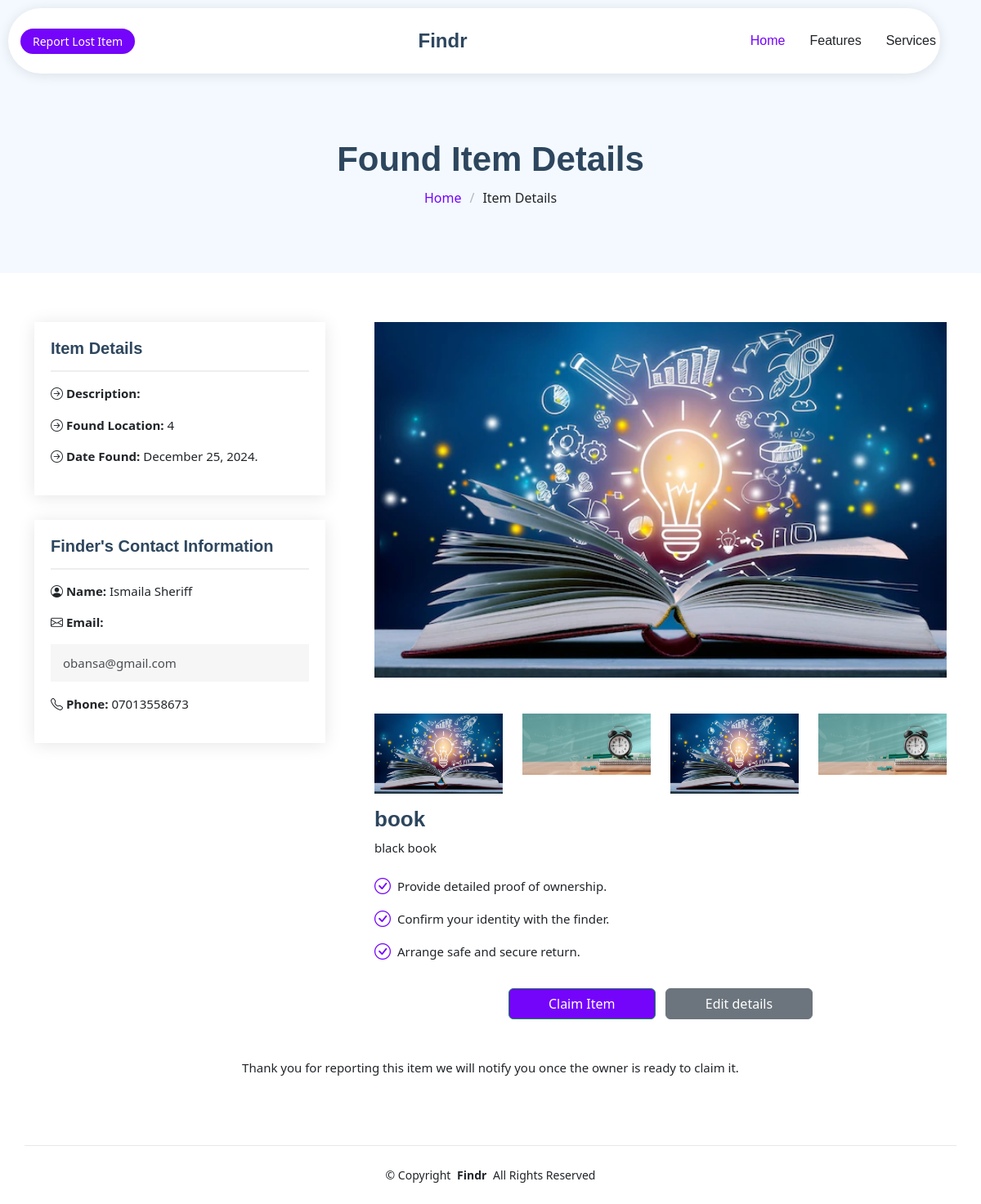
/items/7, run on the app's committed database.
### core/models.py (models this page shows, shortened)
class Item(models.Model):
    STATUS_CHOICES = [
        ('lost', 'Lost'),
        ('found', 'Found'),
        ('returned', 'Returned'),
    ]
    name = models.CharField(max_length=255)
    description = models.TextField()
    location = models.CharField(max_length=1000)
    status = models.CharField(max_length=10, choices=STATUS_CHOICES, default='lost')
    date = models.DateTimeField(auto_now=True)
    date_reported = models.DateTimeField(auto_now_add=True)
    reported_by = models.ForeignKey(User, on_delete=models.CASCADE, related_name="reported_items")
    claimed_by = models.ForeignKey(User, on_delete=models.SET_NULL, blank=True, null=True, related_name="claimed_items")
    contact_email = models.EmailField()
    contact_phone = models.CharField(max_length=15)
    relatives = models.ManyToManyField('self', blank=True)
    questions = models.JSONField(default=list, blank=True)
    answers = models.JSONField(default=list, blank=True)

class UserProfile(models.Model):
    user = models.OneToOneField(User, on_delete=models.CASCADE, related_name='profile')
    matric_no = models.CharField(max_length=30, null=True, blank=True)
    phone_number = models.CharField(max_length=15, blank=True, null=True)

class ItemImage(models.Model):
    item = models.ForeignKey(Item, on_delete=models.CASCADE, related_name='image')
    image = models.ImageField(upload_to="item_images/", blank=True, null=True)
    features = models.JSONField(null=True, blank=True)

### core/views.py (the view)
# urls.py: path('items/<int:item_id>', views.item_details, name='item_details'),
def item_details(request, item_id):
    item = get_object_or_404(Item, id=item_id)
    keywords = extract_object_keywords(item.description)
    return render(request, 'item-details.html', {'item': item, 'obj': keywords})

### core/text_filter.py (called while the page is built)
def extract_object_keywords(object_description):
    description = object_description  # Full descriptive sentence
    tokens = word_tokenize(description)
    tagged = pos_tag(tokens)
    keywords = []
    for word, pos in tagged:
        if pos in {"JJ", "NN", "NNP"} and word.lower() in description.lower():
            keywords.append(word)
    return keywords

### core/templates/item-details.html (shortened to what this page needs)
{% extends 'index.html' %}
{% block content %}
    <div class="page-title light-background">
      <div class="container">
        <h1>Found Item Details</h1>
        <nav class="breadcrumbs">
          <ol>
            <li><a href="index.html">Home</a></li>
            <li class="current">Item Details</li>
          </ol>
        </nav>
      </div>
    </div>
    <section id="service-details" class="service-details section">
      <div class="container">
        <div class="row gy-5">
          <div class="col-lg-4" data-aos="fade-up" data-aos-delay="100">
            <div class="service-box">
              <h4>Item Details</h4>
              <div class="services-list">
                <p><i class="bi bi-arrow-right-circle"></i> <strong>Description:</strong> {{ obj|join:", " }}</p>
                <p><i class="bi bi-arrow-right-circle"></i> <strong>Found Location:</strong> {{item.location}}</p>
                <p><i class="bi bi-arrow-right-circle"></i> <strong>Date Found:</strong>  {{ item.date_reported|date:"F d, Y" }}.</p>
              </div>
            </div>
            <div class="service-box">
              <h4>Finder's Contact Information</h4>
              <div class="services-list">
                <p><i class="bi bi-person-circle"></i> <strong>Name:</strong> {{item.reported_by.first_name}} {{item.reported_by.last_name}}</p>
                <p><i class="bi bi-envelope"></i> <strong>Email:</strong> <a
                    href="mailto:johndoe@example.com">{{item.reported_by.email}}</a></p>
                <p><i class="bi bi-telephone"></i> <strong>Phone:</strong> {{item.reported_by.profile.phone_number}}</p>
              </div>
            </div>
          </div>
          <div class="col-lg-8 ps-lg-5" data-aos="fade-up" data-aos-delay="200">
            {% if item.image.exists%}
              <img
              src="{{item.image.all.0.image.url}}"
              alt="Black Leather Wallet" class="img-fluid services-img" width="100%">
            {% else %}
            <img
              src="https://images.unsplash.com/photo-1676276550341-00e94a953058?q=80&w=2070&auto=format&fit=crop&ixlib=rb-4.0.3&ixid=M3wxMjA3fDB8MHxwaG90by1wYWdlfHx8fGVufDB8fHx8fA%3D%3D"
              alt="Black Leather Wallet" class="img-fluid services-img">
            {% endif %}
            <div class="row mt-4">
              {% for image in item.image.all %}
              <div class="col-6 col-md-3">
                <img
                  src="{{image.image.url}}"
                  alt="Image 1" class="img-fluid mb-3">
              </div>
              {% endfor %}
            </div>
            <h3>{{item.name}}</h3>
            <p>
              {{item.description}}
            </p>
            <ul>
              <li><i class="bi bi-check-circle"></i> <span>Provide detailed proof of ownership.</span></li>
              <li><i class="bi bi-check-circle"></i> <span>Confirm your identity with the finder.</span></li>
              <li><i class="bi bi-check-circle"></i> <span>Arrange safe and secure return.</span></li>
            </ul>
            <div class="text-center mt-4">
              <a href="{% url 'claim'  item.id %}" class="btn btn-success me-2 px-5" style="background-color: #7404FA;"  {% if item.reported_by == request.user %}disabled{%endif%}>Claim Item</a>
              <a href="{% url 'report_id' item.id %}" class="btn btn-secondary px-5 ">Edit details</a>
            </div>
          </div>
        </div>
        <div class="related-items mt-5">
          {% if item.status == 'found' %}
            <p class="text-center mb-4">
              Thank you for reporting this item we will notify you once the owner is ready to claim it.
            </p>
          {% endif %}
        </div>
      </div>
    </section>
{% endblock %}

### core/templates/index.html (shortened to what this page needs)
<!DOCTYPE html>
<html lang="en">
{% load static %}
<head>
  <link href="{% static 'assets/css/font.css' %}" rel="stylesheet">
  <link href="{% static 'assets/vendor/bootstrap/css/bootstrap.min.css' %}" rel="stylesheet">
  <link href="{% static 'assets/vendor/bootstrap-icons/bootstrap-icons.css' %}" rel="stylesheet">
  <link href="{% static 'assets/vendor/aos/aos.css' %}" rel="stylesheet">
  <link href="{% static 'assets/vendor/glightbox/css/glightbox.min.css' %}" rel="stylesheet">
  <link href="{% static 'assets/vendor/swiper/swiper-bundle.min.css' %}" rel="stylesheet">
  <link href="{% static 'assets/vendor/choices/choices.min.css' %}" rel="stylesheet">
  <link href="{% static 'assets/css/main.css' %}" rel="stylesheet">
  <link rel="stylesheet" href="{% static 'assets/css/custom-columns.css' %}">
</head>
<body class="index-page">
  <header id="header" class="header d-flex align-items-center fixed-top">
    <div
      class="header-container container-fluid container-xl position-relative d-flex align-items-center justify-content-between">
      <a href="/" class="logo d-flex align-items-center me-auto me-xl-0">
        <h1 class="sitename" style="font-weight: bold;">Findr</h1>
      </a>
      <nav id="navmenu" class="navmenu">
        <ul>
          <li><a href="/" class="active">Home</a></li>
          <li><a href="/#features">Features</a></li>
          <li><a href="/#services">Services</a></li>
        </ul>
      </nav>
      <div>
        <a class="btn-getstarted hide-on-small-only" href="{% url 'report' %}">Report Lost Item</a>
      </div>
    </div>
  </header>
  <main class="main">
    {% block content %}{% endblock %}
  </main>
  <footer id="footer" class="footer">
    <div class="container copyright text-center">
      <p>© <span>Copyright</span> <strong class="px-1 sitename">Findr</strong> <span>All Rights Reserved</span></p>
    </div>
  </footer>
</body>
</html>

### data on the page
Item: location "4", date_reported "December 25, 2024", reported_by.first_name "Ismaila", reported_by.last_name "Sheriff", reported_by.email "obansa@gmail.com", reported_by.profile.phone_number "07013558673", image.all.0.image (picture), name "book", description "black book"
ItemImage: image (picture)
ItemImage: image (picture)
ItemImage: image (picture)
ItemImage: image (picture)
